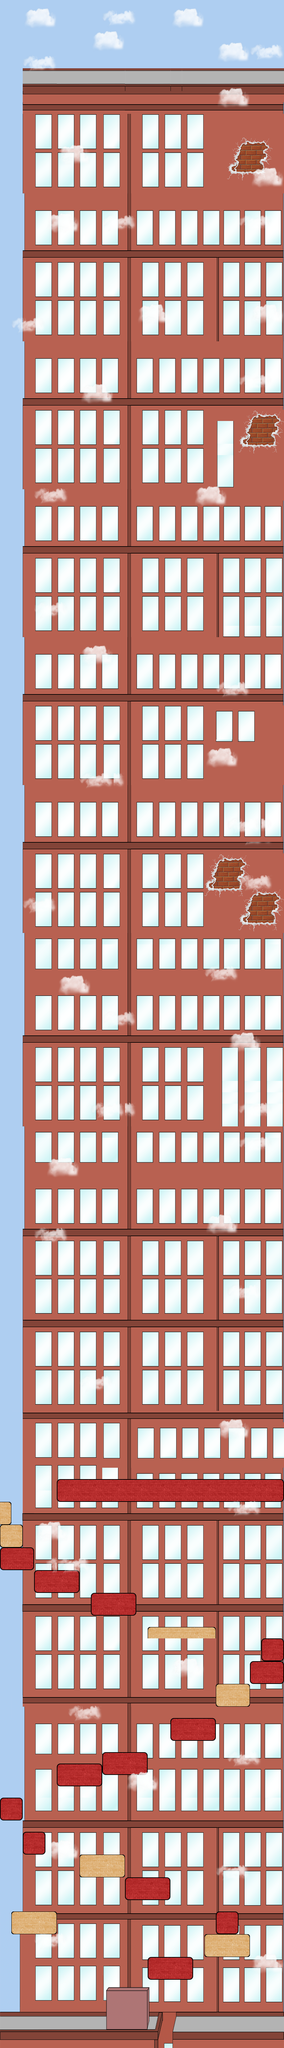

The image is a tile-based game level rendered from a .tmx file. Its description and source (layers, tilesets, objects; grid data summarised) follow:
An orthogonal 25x180 tile map with 32x32 px tiles, 6 tile layers (bg, building, more, floor, ...), 6 tilesets and 5 objects.

<map version="1.0" orientation="orthogonal" renderorder="left-down" width="25" height="180" tilewidth="32" tileheight="32" nextobjectid="6">
 <tileset firstgid="1" name="Background" tilewidth="32" tileheight="32" tilecount="800">
  <image source="1.png" trans="ff00ff" width="800" height="1028" />
 </tileset>
 <tileset firstgid="801" name="bricks" tilewidth="32" tileheight="32" tilecount="16">
  <image source="bricks.png" trans="ff00ff" width="128" height="128" />
 </tileset>
 <tileset firstgid="817" name="cloud_2" tilewidth="32" tileheight="32" tilecount="9">
  <image source="clthr.png" trans="ff00ff" width="96" height="96" />
 </tileset>
 <tileset firstgid="826" name="cloud_1" tilewidth="32" tileheight="32" tilecount="9">
  <image source="cltwo.png" trans="ff00ff" width="96" height="96" />
 </tileset>
 <tileset firstgid="835" name="bloque" tilewidth="32" tileheight="32" tilecount="8">
  <image source="bloque.png" trans="ff00ff" width="128" height="64" />
 </tileset>
 <tileset firstgid="843" name="bloque2" tilewidth="32" tileheight="32" tilecount="8">
  <image source="bloque2.png" trans="ff00ff" width="128" height="64" />
 </tileset>
 <layer name="bg" width="25" height="180">
  <data>[4500 cells, 1 non-empty, 1 distinct tile ids]</data>
 </layer>
 <layer name="building" width="25" height="180">
  <data>[4500 cells, 4500 non-empty, 687 distinct tile ids]</data>
 </layer>
 <layer name="more" width="25" height="180">
  <data>[4500 cells, 63 non-empty, 16 distinct tile ids]</data>
 </layer>
 <layer name="floor" width="25" height="180">
  <data>[4500 cells, 203 non-empty, 53 distinct tile ids]</data>
 </layer>
 <layer name="fx" width="25" height="180">
  <data>[4500 cells, 216 non-empty, 9 distinct tile ids]</data>
 </layer>
 <layer name="xfx" width="25" height="180">
  <data>[4500 cells, 267 non-empty, 9 distinct tile ids]</data>
 </layer>
 <objectgroup name="coins">
  <object id="1" x="357" y="5477">
   <ellipse />
  </object>
  <object id="2" x="291" y="5081">
   <ellipse />
  </object>
  <object id="3" x="551" y="4701">
   <ellipse />
  </object>
  <object id="4" x="186" y="4283">
   <ellipse />
  </object>
  <object id="5" x="443" y="4058">
   <ellipse />
  </object>
 </objectgroup>
</map>
